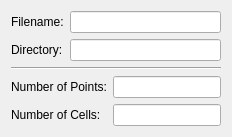
         <widget class="QWidget" name="tab_INFO">
          <attribute name="title">
           <string>File information</string>
          </attribute>
          <layout class="QGridLayout" name="gridLayout">
           <item row="1" column="1" colspan="2">
            <widget class="QLineEdit" name="lineEdit_dir">
             <property name="enabled">
              <bool>true</bool>
             </property>
             <property name="readOnly">
              <bool>true</bool>
             </property>
            </widget>
           </item>
           <item row="4" column="0" colspan="2">
            <widget class="QLabel" name="label_cells">
             <property name="text">
              <string>Number of Cells:</string>
             </property>
            </widget>
           </item>
           <item row="1" column="0">
            <widget class="QLabel" name="label_dir">
             <property name="text">
              <string>Directory:</string>
             </property>
            </widget>
           </item>
           <item row="2" column="0" colspan="3">
            <widget class="Line" name="line_INFO">
             <property name="orientation">
              <enum>Qt::Horizontal</enum>
             </property>
            </widget>
           </item>
           <item row="3" column="2">
            <widget class="QLineEdit" name="lineEdit_points">
             <property name="enabled">
              <bool>true</bool>
             </property>
             <property name="readOnly">
              <bool>true</bool>
             </property>
            </widget>
           </item>
           <item row="0" column="0">
            <widget class="QLabel" name="label_filename">
             <property name="text">
              <string>Filename:</string>
             </property>
            </widget>
           </item>
           <item row="4" column="2">
            <widget class="QLineEdit" name="lineEdit_cells">
             <property name="enabled">
              <bool>true</bool>
             </property>
             <property name="readOnly">
              <bool>true</bool>
             </property>
            </widget>
           </item>
           <item row="0" column="1" colspan="2">
            <widget class="QLineEdit" name="lineEdit_filename">
             <property name="readOnly">
              <bool>true</bool>
             </property>
            </widget>
           </item>
           <item row="3" column="0" colspan="2">
            <widget class="QLabel" name="label_points">
             <property name="text">
              <string>Number of Points:</string>
             </property>
            </widget>
           </item>
          </layout>
         </widget>
